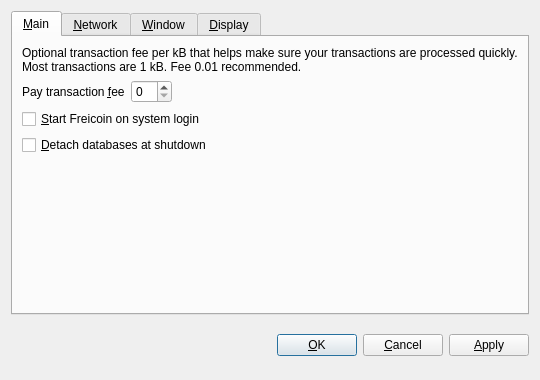
<?xml version="1.0" encoding="UTF-8"?>
<ui version="4.0">
 <class>OptionsDialog</class>
 <widget class="QDialog" name="OptionsDialog">
  <property name="geometry">
   <rect>
    <x>0</x>
    <y>0</y>
    <width>540</width>
    <height>380</height>
   </rect>
  </property>
  <property name="windowTitle">
   <string>Options</string>
  </property>
  <property name="modal">
   <bool>true</bool>
  </property>
  <layout class="QVBoxLayout" name="verticalLayout">
   <item>
    <widget class="QTabWidget" name="tabWidget">
     <property name="tabPosition">
      <enum>QTabWidget::North</enum>
     </property>
     <property name="currentIndex">
      <number>0</number>
     </property>
     <widget class="QWidget" name="tabMain">
      <attribute name="title">
       <string>&amp;Main</string>
      </attribute>
      <layout class="QVBoxLayout" name="verticalLayout_Main">
       <item>
        <widget class="QLabel" name="transactionFeeInfoLabel">
         <property name="text">
          <string>Optional transaction fee per kB that helps make sure your transactions are processed quickly. Most transactions are 1 kB. Fee 0.01 recommended.</string>
         </property>
         <property name="textFormat">
          <enum>Qt::PlainText</enum>
         </property>
         <property name="wordWrap">
          <bool>true</bool>
         </property>
        </widget>
       </item>
       <item>
        <layout class="QHBoxLayout" name="horizontalLayout_Main">
         <item>
          <widget class="QLabel" name="transactionFeeLabel">
           <property name="text">
            <string>Pay transaction &amp;fee</string>
           </property>
           <property name="textFormat">
            <enum>Qt::PlainText</enum>
           </property>
           <property name="buddy">
            <cstring>transactionFee</cstring>
           </property>
          </widget>
         </item>
         <item>
          <widget class="FreicoinAmountField" name="transactionFee"/>
         </item>
         <item>
          <spacer name="horizontalSpacer_Main">
           <property name="orientation">
            <enum>Qt::Horizontal</enum>
           </property>
           <property name="sizeHint" stdset="0">
            <size>
             <width>40</width>
             <height>20</height>
            </size>
           </property>
          </spacer>
         </item>
        </layout>
       </item>
       <item>
        <widget class="QCheckBox" name="freicoinAtStartup">
         <property name="toolTip">
          <string>Automatically start Freicoin after logging in to the system.</string>
         </property>
         <property name="text">
          <string>&amp;Start Freicoin on system login</string>
         </property>
        </widget>
       </item>
       <item>
        <widget class="QCheckBox" name="detachDatabases">
         <property name="toolTip">
          <string>Detach block and address databases at shutdown. This means they can be moved to another data directory, but it slows down shutdown. The wallet is always detached.</string>
         </property>
         <property name="text">
          <string>&amp;Detach databases at shutdown</string>
         </property>
        </widget>
       </item>
       <item>
        <spacer name="verticalSpacer_Main">
         <property name="orientation">
          <enum>Qt::Vertical</enum>
         </property>
         <property name="sizeHint" stdset="0">
          <size>
           <width>20</width>
           <height>40</height>
          </size>
         </property>
        </spacer>
       </item>
      </layout>
     </widget>
     <widget class="QWidget" name="tabNetwork">
      <attribute name="title">
       <string>&amp;Network</string>
      </attribute>
      <layout class="QVBoxLayout" name="verticalLayout_Network">
       <item>
        <widget class="QCheckBox" name="mapPortUpnp">
         <property name="toolTip">
          <string>Automatically open the Freicoin client port on the router. This only works when your router supports UPnP and it is enabled.</string>
         </property>
         <property name="text">
          <string>Map port using &amp;UPnP</string>
         </property>
        </widget>
       </item>
       <item>
        <widget class="QCheckBox" name="connectSocks">
         <property name="toolTip">
          <string>Connect to the Freicoin network through a SOCKS proxy (e.g. when connecting through Tor).</string>
         </property>
         <property name="text">
          <string>&amp;Connect through SOCKS proxy:</string>
         </property>
        </widget>
       </item>
       <item>
        <layout class="QHBoxLayout" name="horizontalLayout_Network">
         <item>
          <widget class="QLabel" name="proxyIpLabel">
           <property name="text">
            <string>Proxy &amp;IP:</string>
           </property>
           <property name="textFormat">
            <enum>Qt::PlainText</enum>
           </property>
           <property name="buddy">
            <cstring>proxyIp</cstring>
           </property>
          </widget>
         </item>
         <item>
          <widget class="QValidatedLineEdit" name="proxyIp">
           <property name="maximumSize">
            <size>
             <width>140</width>
             <height>16777215</height>
            </size>
           </property>
           <property name="toolTip">
            <string>IP address of the proxy (e.g. 127.0.0.1)</string>
           </property>
          </widget>
         </item>
         <item>
          <widget class="QLabel" name="proxyPortLabel">
           <property name="text">
            <string>&amp;Port:</string>
           </property>
           <property name="textFormat">
            <enum>Qt::PlainText</enum>
           </property>
           <property name="buddy">
            <cstring>proxyPort</cstring>
           </property>
          </widget>
         </item>
         <item>
          <widget class="QLineEdit" name="proxyPort">
           <property name="maximumSize">
            <size>
             <width>55</width>
             <height>16777215</height>
            </size>
           </property>
           <property name="toolTip">
            <string>Port of the proxy (e.g. 9050)</string>
           </property>
          </widget>
         </item>
         <item>
          <widget class="QLabel" name="socksVersionLabel">
           <property name="text">
            <string>SOCKS &amp;Version:</string>
           </property>
           <property name="textFormat">
            <enum>Qt::PlainText</enum>
           </property>
           <property name="buddy">
            <cstring>socksVersion</cstring>
           </property>
          </widget>
         </item>
         <item>
          <widget class="QValueComboBox" name="socksVersion">
           <property name="toolTip">
            <string>SOCKS version of the proxy (e.g. 5)</string>
           </property>
          </widget>
         </item>
         <item>
          <spacer name="horizontalSpacer_Network">
           <property name="orientation">
            <enum>Qt::Horizontal</enum>
           </property>
           <property name="sizeHint" stdset="0">
            <size>
             <width>40</width>
             <height>20</height>
            </size>
           </property>
          </spacer>
         </item>
        </layout>
       </item>
       <item>
        <spacer name="verticalSpacer_Network">
         <property name="orientation">
          <enum>Qt::Vertical</enum>
         </property>
         <property name="sizeHint" stdset="0">
          <size>
           <width>20</width>
           <height>40</height>
          </size>
         </property>
        </spacer>
       </item>
      </layout>
     </widget>
     <widget class="QWidget" name="tabWindow">
      <attribute name="title">
       <string>&amp;Window</string>
      </attribute>
      <layout class="QVBoxLayout" name="verticalLayout_Window">
       <item>
        <widget class="QCheckBox" name="minimizeToTray">
         <property name="toolTip">
          <string>Show only a tray icon after minimizing the window.</string>
         </property>
         <property name="text">
          <string>&amp;Minimize to the tray instead of the taskbar</string>
         </property>
        </widget>
       </item>
       <item>
        <widget class="QCheckBox" name="minimizeOnClose">
         <property name="toolTip">
          <string>Minimize instead of exit the application when the window is closed. When this option is enabled, the application will be closed only after selecting Quit in the menu.</string>
         </property>
         <property name="text">
          <string>M&amp;inimize on close</string>
         </property>
        </widget>
       </item>
       <item>
        <spacer name="verticalSpacer_Window">
         <property name="orientation">
          <enum>Qt::Vertical</enum>
         </property>
         <property name="sizeHint" stdset="0">
          <size>
           <width>20</width>
           <height>40</height>
          </size>
         </property>
        </spacer>
       </item>
      </layout>
     </widget>
     <widget class="QWidget" name="tabDisplay">
      <attribute name="title">
       <string>&amp;Display</string>
      </attribute>
      <layout class="QVBoxLayout" name="verticalLayout_Display">
       <item>
        <layout class="QHBoxLayout" name="horizontalLayout_1_Display">
         <item>
          <widget class="QLabel" name="langLabel">
           <property name="text">
            <string>User Interface &amp;language:</string>
           </property>
           <property name="textFormat">
            <enum>Qt::PlainText</enum>
           </property>
           <property name="buddy">
            <cstring>lang</cstring>
           </property>
          </widget>
         </item>
         <item>
          <widget class="QValueComboBox" name="lang">
           <property name="toolTip">
            <string>The user interface language can be set here. This setting will take effect after restarting Freicoin.</string>
           </property>
          </widget>
         </item>
        </layout>
       </item>
       <item>
        <layout class="QHBoxLayout" name="horizontalLayout_2_Display">
         <item>
          <widget class="QLabel" name="unitLabel">
           <property name="text">
            <string>&amp;Unit to show amounts in:</string>
           </property>
           <property name="textFormat">
            <enum>Qt::PlainText</enum>
           </property>
           <property name="buddy">
            <cstring>unit</cstring>
           </property>
          </widget>
         </item>
         <item>
          <widget class="QValueComboBox" name="unit">
           <property name="toolTip">
            <string>Choose the default subdivision unit to show in the interface and when sending coins.</string>
           </property>
          </widget>
         </item>
        </layout>
       </item>
       <item>
        <widget class="QCheckBox" name="displayAddresses">
         <property name="toolTip">
          <string>Whether to show Freicoin addresses in the transaction list or not.</string>
         </property>
         <property name="text">
          <string>&amp;Display addresses in transaction list</string>
         </property>
        </widget>
       </item>
       <item>
        <spacer name="verticalSpacer_Display">
         <property name="orientation">
          <enum>Qt::Vertical</enum>
         </property>
         <property name="sizeHint" stdset="0">
          <size>
           <width>20</width>
           <height>40</height>
          </size>
         </property>
        </spacer>
       </item>
      </layout>
     </widget>
    </widget>
   </item>
   <item>
    <layout class="QHBoxLayout" name="horizontalLayout_Buttons">
     <item>
      <spacer name="horizontalSpacer_1">
       <property name="orientation">
        <enum>Qt::Horizontal</enum>
       </property>
       <property name="sizeHint" stdset="0">
        <size>
         <width>40</width>
         <height>48</height>
        </size>
       </property>
      </spacer>
     </item>
     <item>
      <widget class="QLabel" name="statusLabel">
       <property name="font">
        <font>
         <weight>75</weight>
         <bold>true</bold>
        </font>
       </property>
       <property name="text">
        <string/>
       </property>
       <property name="textFormat">
        <enum>Qt::PlainText</enum>
       </property>
       <property name="wordWrap">
        <bool>true</bool>
       </property>
      </widget>
     </item>
     <item>
      <spacer name="horizontalSpacer_2">
       <property name="orientation">
        <enum>Qt::Horizontal</enum>
       </property>
       <property name="sizeHint" stdset="0">
        <size>
         <width>40</width>
         <height>48</height>
        </size>
       </property>
      </spacer>
     </item>
     <item>
      <widget class="QPushButton" name="okButton">
       <property name="text">
        <string>&amp;OK</string>
       </property>
      </widget>
     </item>
     <item>
      <widget class="QPushButton" name="cancelButton">
       <property name="text">
        <string>&amp;Cancel</string>
       </property>
       <property name="autoDefault">
        <bool>false</bool>
       </property>
      </widget>
     </item>
     <item>
      <widget class="QPushButton" name="applyButton">
       <property name="text">
        <string>&amp;Apply</string>
       </property>
       <property name="autoDefault">
        <bool>false</bool>
       </property>
       <property name="default">
        <bool>false</bool>
       </property>
       <property name="flat">
        <bool>false</bool>
       </property>
      </widget>
     </item>
    </layout>
   </item>
  </layout>
 </widget>
 <customwidgets>
  <customwidget>
   <class>FreicoinAmountField</class>
   <extends>QSpinBox</extends>
   <header>freicoinamountfield.h</header>
  </customwidget>
  <customwidget>
   <class>QValueComboBox</class>
   <extends>QComboBox</extends>
   <header>qvaluecombobox.h</header>
  </customwidget>
  <customwidget>
   <class>QValidatedLineEdit</class>
   <extends>QLineEdit</extends>
   <header>qvalidatedlineedit.h</header>
  </customwidget>
 </customwidgets>
 <resources/>
 <connections/>
</ui>
